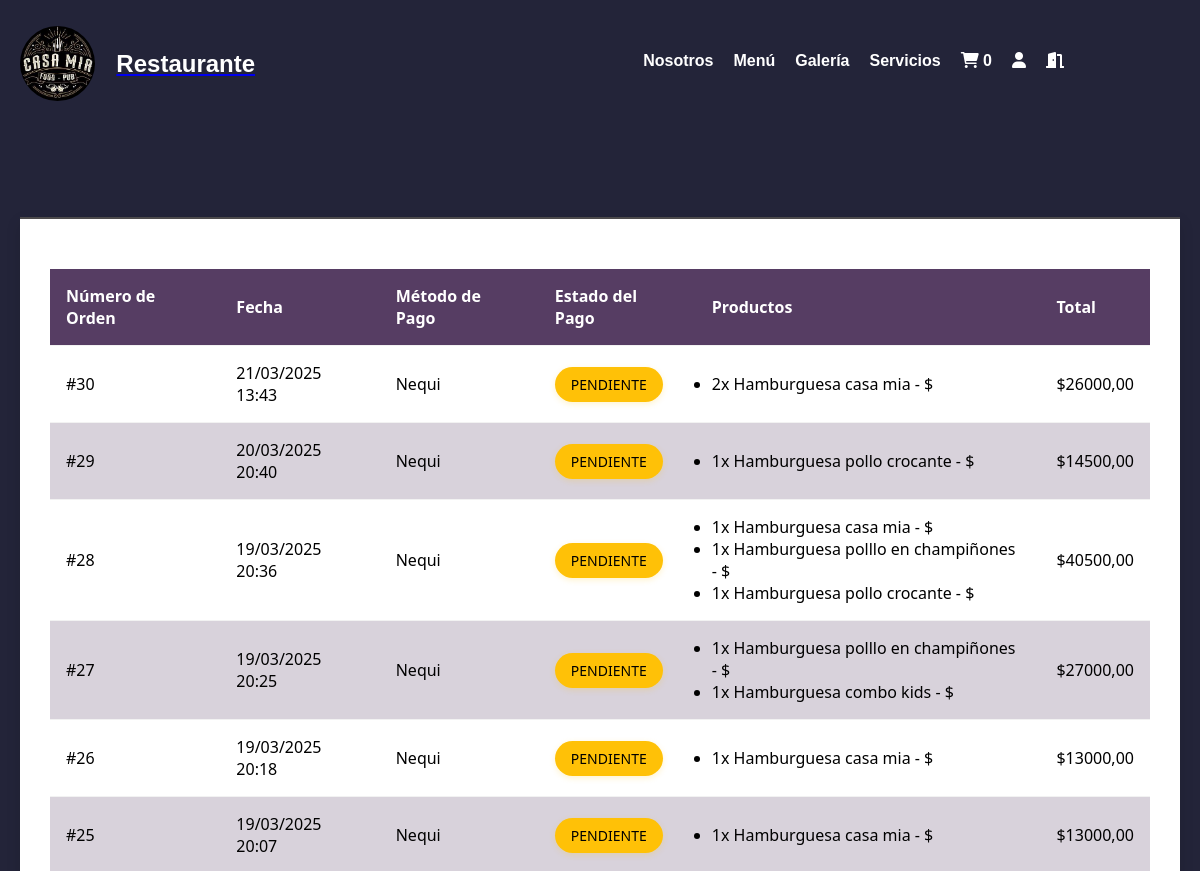
/historial/ (signed in, upper part), run on an earlier commit of the app's database.
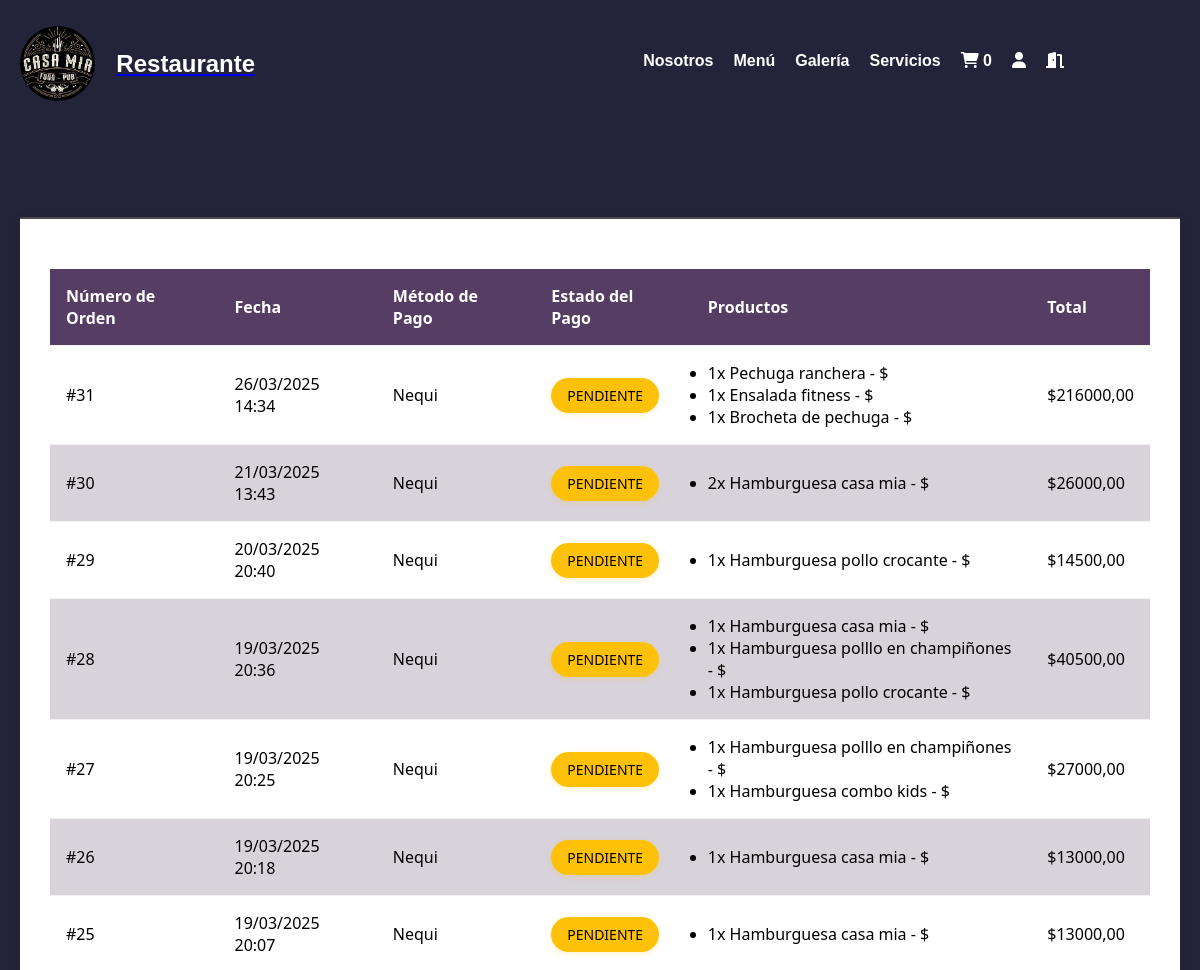
And on a later commit of the database.
### web/models.py (models this page shows, shortened)
class Orden(models.Model):
        usuario = models. ForeignKey(User, on_delete=models. CASCADE, null=True, blank=True)
        nombre = models. CharField (max_length=200)
        email = models. EmailField ()
        telefono = models.CharField (max_length=20)
        sesion_id = models.CharField(max_length=100, null=True, blank=True)
        total = models.DecimalField(max_digits=10, decimal_places=0)
        metodo_pago = models.CharField(max_length=20, choices=[( 'nequi','Nequi'), ('bancolombia', 'Bancolombia')])
        pagado = models.BooleanField(default=False)
        fecha_creacion = models.DateTimeField (auto_now_add=True)

class OrdenItem(models.Model):
        orden = models.ForeignKey(Orden, related_name='items', on_delete=models.CASCADE)
        producto = models.ForeignKey(Producto, on_delete=models.CASCADE)
        precio = models.DecimalField(max_digits=10, decimal_places=2)
        cantidad = models.IntegerField(default=1)

class Producto(models.Model):
    id = models.AutoField(primary_key=True)
    imagen = models.ImageField(upload_to='productos/', blank=True, null=True)
    nombre = models.CharField(max_length=255)
    caracteristicas = models.TextField()
    precio = models.DecimalField(max_digits=10, decimal_places=2)
    cantidad = models.PositiveIntegerField()  # Asegúrate de que este campo esté definido

### web/views.py (the view)
# urls.py: path('historial/', views.historial, name='historial'),
def historial(request):
    fecha_inicio = request.GET.get('fecha_inicio')
    fecha_fin = request.GET.get('fecha_fin')
    ordenes = Orden.objects.filter(usuario=request.user)
    if fecha_inicio:
        ordenes = ordenes.filter(fecha_creacion__gte=fecha_inicio)
    if fecha_fin:
        ordenes = ordenes.filter(fecha_creacion__lte=fecha_fin)
    ordenes = ordenes.order_by('-fecha_creacion')
    context = {
        'ordenes': ordenes,
        'fecha_inicio': fecha_inicio,
        'fecha_fin': fecha_fin
    }
    return render(request, 'historial.html', context)

### web/templates/historial.html (shortened to what this page needs)
    {% extends 'base.html' %}
    {% load static %}
    {% block content %}
    <link rel="stylesheet" href="{% static 'css/historial.css' %}">
    <div class="container mt-4">
        {% if ordenes %}
            <div class="table-container">
                <table class="ordenes-table">
                    <thead>
                        <tr>
                            <th>Número de Orden</th>
                            <th>Fecha</th>
                            <th>Método de Pago</th>
                            <th>Estado del Pago</th>
                            <th>Productos</th>
                            <th>Total</th>
                        </tr>
                    </thead>
                    <tbody>
                        {% for orden in ordenes %}
                        <tr>
                            <td>#{{ orden.id }}</td>
                            <td>{{ orden.fecha_creacion|date:"d/m/Y H:i" }}</td>
                            <td>{{ orden.get_metodo_pago_display|default:orden.metodo_pago }}</td>
                            <td>
                                <span class="estado-pago {% if orden.comprobante %}pagado{% else %}pendiente{% endif %}">
                                    {% if orden.comprobante %}Pagado{% else %}Pendiente{% endif %}
                                </span>
                            </td>
                            <td>
                                <ul>
                                    {% for item in orden.items.all %}
                                        <li>{{ item.cantidad }}x {{ item.producto.nombre }} - ${{ item.calcular_subtotal|floatformat:2 }}</li>
                                    {% endfor %}
                                </ul>
                            </td>
                            <td>${{ orden.total|floatformat:2 }}</td>
                        </tr>
                        {% endfor %}
                    </tbody>
                </table>
            </div>
        {% else %}
            <div class="no-ordenes">
                <p>No tienes compras registradas aún.</p>
                <a href="{% url 'home' %}" class="btn btn-primary">Ir a comprar</a>
            </div>
        {% endif %}
    </div>
    {% endblock %}

What changed in the data, as far as the page shows it:
added Orden: id "31", fecha_creacion "26/03/2025 14:34", metodo_pago "Nequi", total "216000,00"
added OrdenItem: cantidad "1", producto.nombre "Pechuga ranchera", shown under "31"
added OrdenItem: cantidad "1", producto.nombre "Ensalada fitness", shown under "31"
added OrdenItem: cantidad "1", producto.nombre "Brocheta de pechuga", shown under "31"
